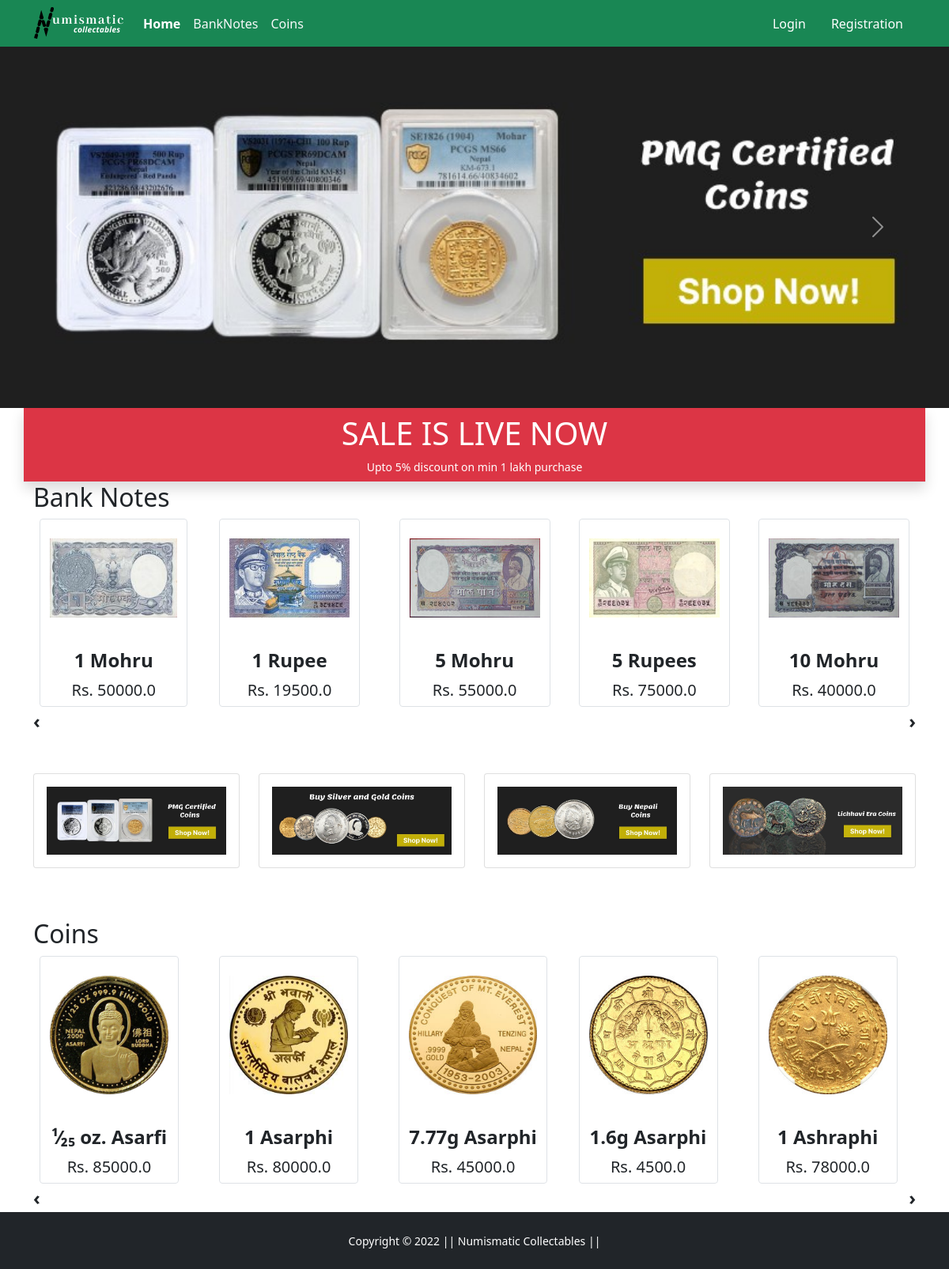
The page / on the database its author committed.
### app/models.py (models this page shows, shortened)
class Product(models.Model):
    title = models.CharField(max_length=100)
    selling_price = models.FloatField()
    discounted_price = models.FloatField()
    description = models.TextField()
    brand = models.CharField(max_length=100)
    category = models.CharField(choices=CATEGORY_CHOICES, max_length=15)
    product_image = models.ImageField(upload_to="productimg")

### app/views.py (the view)
# urls.py: path('', views.ProductView.as_view(), name='home'),
class ProductView(View):
    def get(self,request):
        banknotes = Product.objects.filter(category='Banknotes')
        coins = Product.objects.filter(category='Coins')
        return render(request, 'app/home.html', {'banknotes':banknotes, 'coins':coins})

### app/templates/app/home.html (shortened to what this page needs)
{% extends 'app/base.html' %}
{% load static %}
{% block banner_slider %}
 <div id="carouselExampleControls" class="carousel slide" data-bs-ride="carousel">
  <div class="carousel-inner">
    <div class="carousel-item active">
      <img src="{% static 'app/images/banner/b1.jpg' %}" class="d-block w-100" alt="...">
    </div>
  </div>
  <a class="carousel-control-prev" href="#carouselExampleControls" role="button" data-bs-slide="prev">
    <span class="carousel-control-prev-icon" aria-hidden="true"></span>
  </a>
  <a class="carousel-control-next" href="#carouselExampleControls" role="button" data-bs-slide="next">
    <span class="carousel-control-next-icon" aria-hidden="true"></span>
  </a>
</div>
{% endblock banner_slider %}
{% block livesale %}
<div class="container">
  <div class="row bg-danger text-center p-2 text-white border-bottom shadow">
    <h1>SALE IS LIVE NOW</h1>
    <small class="fw-lighter">Upto 5% discount on min 1 lakh purchase</small>
  </div>
</div>
{% endblock livesale %}
{% block main-content %}
<div class="container">
 <h2>Bank Notes</h2>
 <div class="owl-carousel" id="slider1">
  {% for b in banknotes %}
  <a href="{% url 'product-detail' b.id %}" class="btn mx-2 border py-1">
    <div class="item">
      <img src="{{b.product_image.url}}" alt="" height="100px">
      <br>
      <span class="fw-bold">{{b.title}}</span><br>
      <span class="fs-5">Rs. {{b.discounted_price}}</span>
    </div>
  </a>
  {% endfor %}
 </div>
</div>
<div class="container my-5">
 <div class="row">
  <div class="col-sm-3">
   <div class="card mb-3">
     <div class="card-body">
     <img src="{% static 'app/images/banner/b1.jpg' %}" alt="" srcset="" class="img-fluid" height="200px" >
     </div>
   </div>
  </div>
  <div class="col-sm-3">
   <div class="card mb-3">
     <div class="card-body">
      <img src="{% static 'app/images/banner/b2.jpg' %}" alt="" srcset="" class="img-fluid" height="200px">
     </div>
   </div>
  </div>
  <div class="col-sm-3">
   <div class="card mb-3">
     <div class="card-body">
      <img src="{% static 'app/images/banner/b3.jpg' %}" alt="" srcset="" class="img-fluid" height="200px">
     </div>
   </div>
  </div>
  <div class="col-sm-3">
   <div class="card mb-3">
     <div class="card-body">
      <img src="{% static 'app/images/banner/b4.jpg' %}" alt="" srcset="" class="img-fluid" height="200px">
     </div>
   </div>
  </div>
 </div>
</div>
<div class="container">
 <h2>Coins</h2>
 <div class="owl-carousel" id="slider3">
  {% for t in coins %}
  <a href="{% url 'product-detail' t.id %}" class="btn mx-2 border py-1">
    <div class="item">
      <img src="{{t.product_image.url}}" alt="" height="150px">
      <br>
      <span class="fw-bold">{{t.title}}</span><br>
      <span class="fs-5">Rs. {{t.discounted_price}}</span>
    </div>
  </a>
  {% endfor %}
 </div>
</div>
{% endblock main-content %}

### app/static/app/css/style.css (style rules this page uses)
.owl-carousel .item { font-size: 24px; text-align: center; margin-top: 20px;; }

### rows shown on the page
Product: product_image (picture), title "1 Mohru", discounted_price "50000.0"
Product: product_image (picture), title "1 Rupee", discounted_price "19500.0"
Product: product_image (picture), title "5 Mohru", discounted_price "55000.0"
Product: product_image (picture), title "5 Rupees", discounted_price "75000.0"
Product: product_image (picture), title "10 Mohru", discounted_price "40000.0"
Product: product_image (picture), title "¹⁄₂₅ oz. Asarfi", discounted_price "85000.0"
Product: product_image (picture), title "1 Asarphi", discounted_price "80000.0"
Product: product_image (picture), title "7.77g Asarphi", discounted_price "45000.0"
Product: product_image (picture), title "1.6g Asarphi", discounted_price "4500.0"
Product: product_image (picture), title "1 Ashraphi", discounted_price "78000.0"
